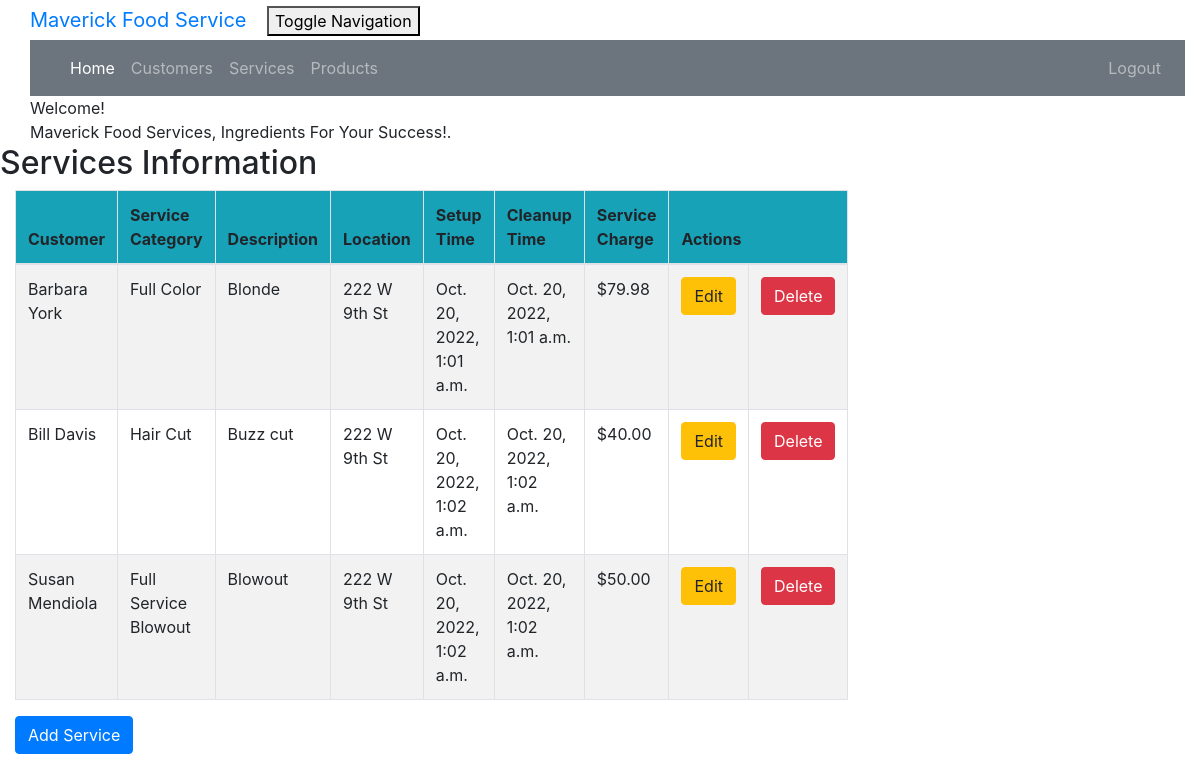
Screenshot of /service_list (signed in) with the database file from the repository.
### crm/models.py (models this page shows, shortened)
class Service(models.Model):
    cust_name = models.ForeignKey(Customer, on_delete=models.CASCADE, related_name='services')
    service_category = models.CharField(max_length=100)
    description = models.TextField()
    location = models.CharField(max_length=200)
    setup_time = models.DateTimeField(
        default=timezone.now)
    cleanup_time = models.DateTimeField(
        default=timezone.now)
    service_charge = models.DecimalField(max_digits=10, decimal_places=2)
    created_date = models.DateTimeField(
        default=timezone.now)
    updated_date = models.DateTimeField(auto_now_add=True)

class Customer(models.Model):
    cust_name = models.CharField(max_length=50)
    email = models.EmailField(max_length=100)
    phone = models.CharField(max_length=20)
    bldgroom = models.CharField(max_length=100)
    address = models.CharField(max_length=200)
    city = models.CharField(max_length=50)
    state = models.CharField(max_length=50)
    zipcode = models.CharField(max_length=10)
    organization = models.CharField(max_length=100)
    role = models.CharField(max_length=100)
    def __str__ (self):
        return self.cust_name

### crm/views.py (the view)
# urls.py: path('service_list', views.service_list, name='service_list'),
@login_required
def service_list(request):
    services = Service.objects.filter(created_date__lte=timezone.now())
    return render(request, 'crm/service_list.html', {'services': services})

### crm/templates/crm/service_list.html (shortened to what this page needs)
<!DOCTYPE html>
{% extends 'crm/base.html' %}
{% block content %}
    {% load humanize %}
    <head>
    </head>
    <body class="bodylist">
    <div class="container">
        <div class="panel panel-primary">
            <div class="panel-heading">Welcome!</div>
            <div class="panel-body">
                Maverick Food Services, Ingredients For Your Success!.
            </div>
        </div>
    </div>
    <div class="row">
        <h2>Services Information</h2>
    </div>
    <div>
        <table class="table table-striped table-bordered table-hover w-auto">
            <thead>
            <tr class="bg-info">
                <th>Customer</th>
                <th>Service Category</th>
                <th>Description</th>
                <th>Location</th>
                <th>Setup Time</th>
                <th>Cleanup Time</th>
                <th>Service Charge</th>
                <th colspan="3">Actions</th>
            </tr>
            </thead>
            <tbody>
            {% for service in services %}
                <tr>
                    <td>{{ service.cust_name }}</td>
                    <td>{{ service.service_category }}</td>
                    <td>{{ service.description }}</td>
                    <td>{{ service.location }}</td>
                    <td>{{ service.setup_time }}</td>
                    <td>{{ service.cleanup_time }}</td>
                    <td>${{ service.service_charge|floatformat:2|intcomma }}</td>
                    <td><a href="{% url 'crm:service_edit' pk=service.pk %}"
                           class="btn btn-warning">Edit</a>
                    </td>
                    <td><a href="{% url 'crm:service_delete' pk=service.pk %}"
                           onclick="return confirm('Are you sure you want to delete?')"
                           class="btn btn-danger">Delete</a>
                    </td>
                </tr>
            {% endfor %}
            </tbody>
        </table>
    </div>
    <div>
        <a href="{% url 'crm:service_new' %}"><span
                class="btn btn-primary">Add Service</span></a>
    </div>
    </body>
{% endblock %}

### crm/templates/crm/base.html (shortened to what this page needs)
<!DOCTYPE html>
{% load static %}
<html lang="en">
<link rel="stylesheet" href="https://cdn.jsdelivr.net/npm/bootstrap@4.6.1/dist/css/bootstrap.min.css">
<link rel="stylesheet" href="{% static "css/portfolio.css" %}">
<div class="container-fluid">
    <div class="navbar-header">
        <a class="navbar-brand" href="">
            Maverick Food Service
        </a>
        <button type="button" class="navbar-toggle" data-toggle="collapse"
                data-target="#myNavbar" aria-controls="myNavbar">
            Toggle Navigation
        </button>
    </div>
    <nav class="navbar navbar-expand-md bg-secondary navbar-dark" id="myNavbar">
        <ul class="navbar-nav mr-auto">
            <li class="nav-item active">
                <a class="nav-link" href="(% url 'crm:home' %)">Home</a>
            </li>
            <li class="nav-item">
                <a class="nav-link" href="{% url 'crm:customer_list' %}">Customers</a>
            </li>
            <li class="nav-item">
                <a class="nav-link" href="{% url 'crm:service_list' %}">Services</a>
            </li>
            <li class="nav-item">
                <a class="nav-link" href="{% url 'crm:product_list' %}">Products</a>
            </li>
        </ul>
        <ul class="nav navbar-nav ml-auto">
            {% if user.is_authenticated %}
                <li><a class="nav-link" href="{% url 'logout' %}">Logout</a>
                </li>
            {% else %}
                <li><a class="nav-link" href="{% url 'login' %}"><span class="glyphicon glyphicon-log-in"></span>Login</a>
                </li>
            {% endif %}
        </ul>
    </nav>
</div>
<body id="app-layout">
<div class="row">
    <div class="col-md-8">
        {% block content %}
        {% endblock %}
    </div>
</div>
</body>
</html>

### crm/static/css/portfolio.css (style rules this page uses)
body { padding-left: 15px; }

### rows the page displays
Service: cust_name "Barbara York", service_category "Full Color", description "Blonde", location "222 W 9th St", setup_time "Oct. 20, 2022, 1:01 a.m.", cleanup_time "Oct. 20, 2022, 1:01 a.m.", service_charge "79.98"
Service: cust_name "Bill Davis", service_category "Hair Cut", description "Buzz cut", location "222 W 9th St", setup_time "Oct. 20, 2022, 1:02 a.m.", cleanup_time "Oct. 20, 2022, 1:02 a.m.", service_charge "40.00"
Service: cust_name "Susan Mendiola", service_category "Full Service Blowout", description "Blowout", location "222 W 9th St", setup_time "Oct. 20, 2022, 1:02 a.m.", cleanup_time "Oct. 20, 2022, 1:02 a.m.", service_charge "50.00"
